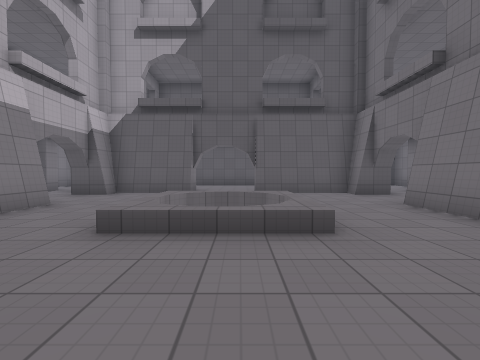
view 1 (above)

16 first-person views from a walk through a level from a Godot 3-D game. The camera is 1.3 m above the floor, tilts 2° down and sees 90° across. The floor is counted in squares, 2 m on a side. Each view is taken from the middle of a square. On the plan, view 1 faces up. The plan holds only what a view shows up to about 9 squares ahead; the rest is blank. The place goes on beyond the plan. Some surface patterns are stand-ins.

view 2
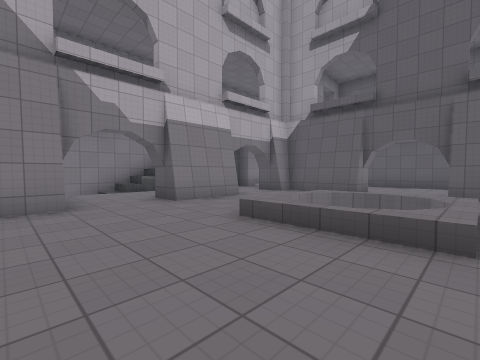

view 3
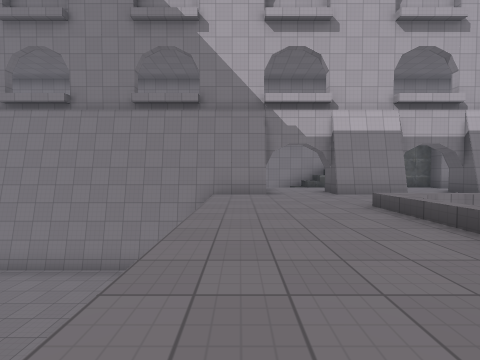

view 4
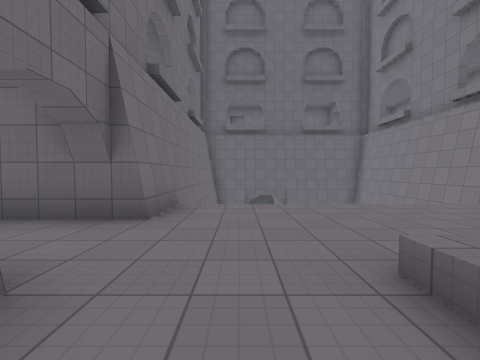

view 5
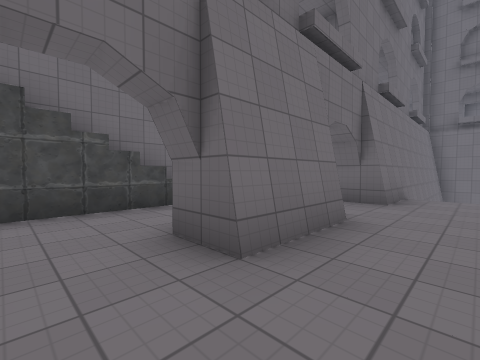

view 6
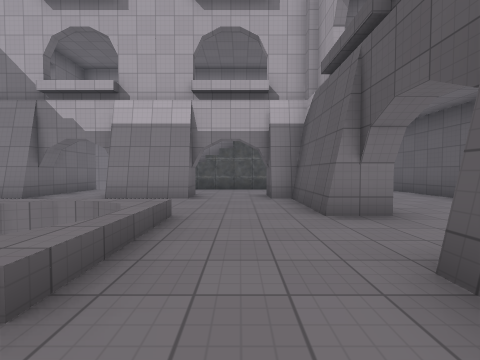

view 7
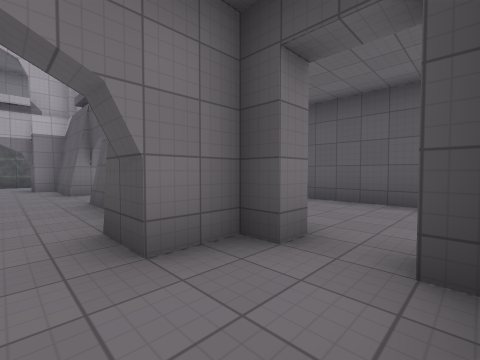

view 8
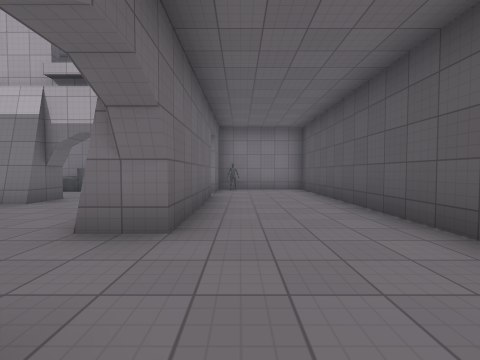

view 9
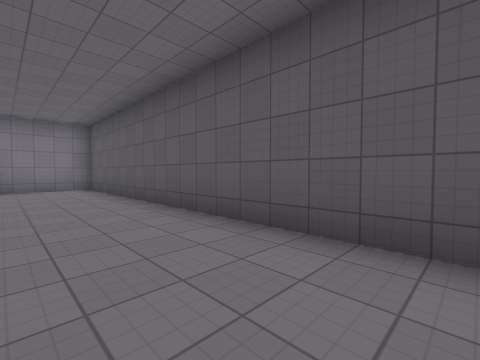

view 10
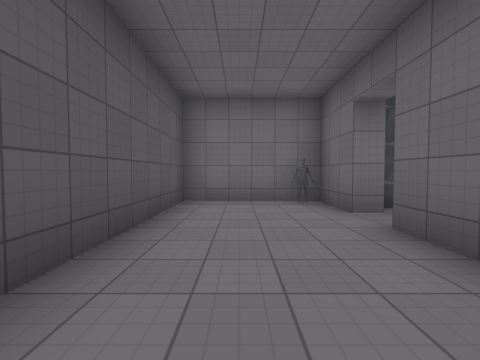

view 11
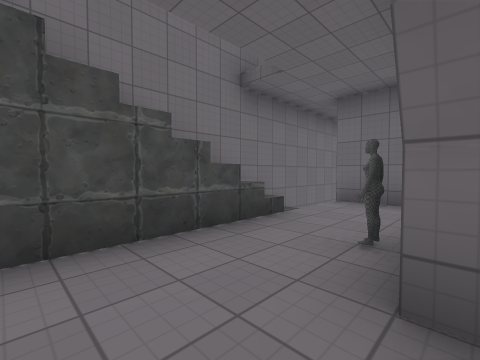

view 12
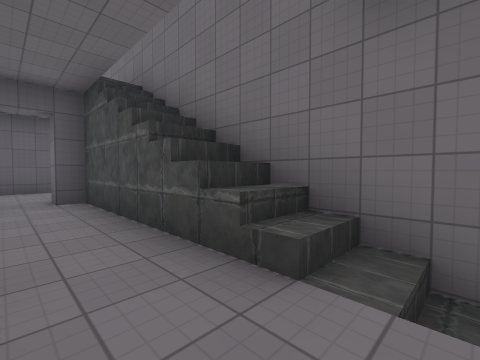

view 13
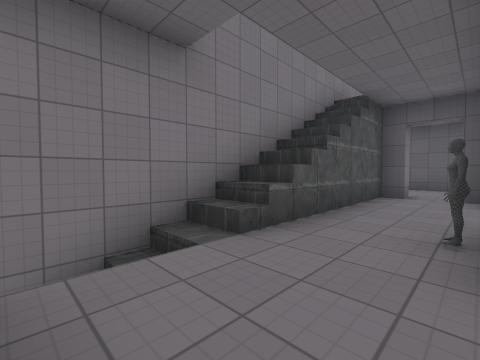

view 14
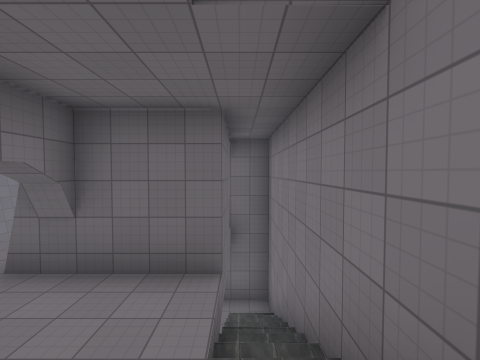

view 15
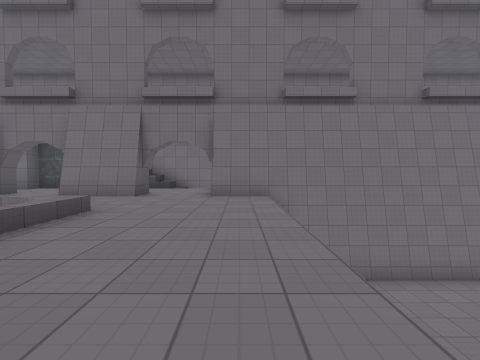

view 16
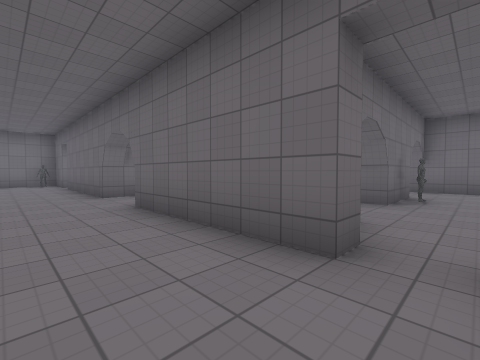

### Floor plan
Key: @ floor where view 1 was taken; # wall or solid block; . main floor; - floor 4 m lower than the main floor; : floor 5 m higher than the main floor; / step, stairs or slope; ^ raised ledge; v drop or lower ground; O other object.
Columns run from 8 left of view 1 to 8 right of it. Each row starts with its distance up from view 1.
 12 #################
 11 #...............#
 10 #...............#
  9 #O.............O#
  8 #:/####..####.::#
  7 #/..#.......#.//#
  6 #/............./#
  5 #/............./#
  4 #/.O#..v ...#O./#
  3 #/..#..vv...#../#
  2 #/............./#
  1 #//..........///#
  0 #/ ##...@...## /#
 -1 #/  ^vvvvvv##
 -2 #-  #v     ##
 -3 ##  #vvvvvv#
 -4     #vvvvvv#
 -5     #vv   v#

Positions as (right, up) in squares from view 1, and headings:
1: (0, 0), facing up
2: (1, 0), facing up-left
3: (3, 0), facing left
4: (2, 4), facing down
5: (2, 6), facing down-right
6: (2, 6), facing left
7: (6, 6), facing up-left
8: (1, 9), facing left
9: (2, 9), facing up-left
10: (2, 10), facing right
11: (4, 6), facing down-right
12: (5, 2), facing up-right
13: (-5, 1), facing up-left
14: (-7, 4), facing down
15: (-3, 0), facing right
16: (-6, 10), facing down-right
